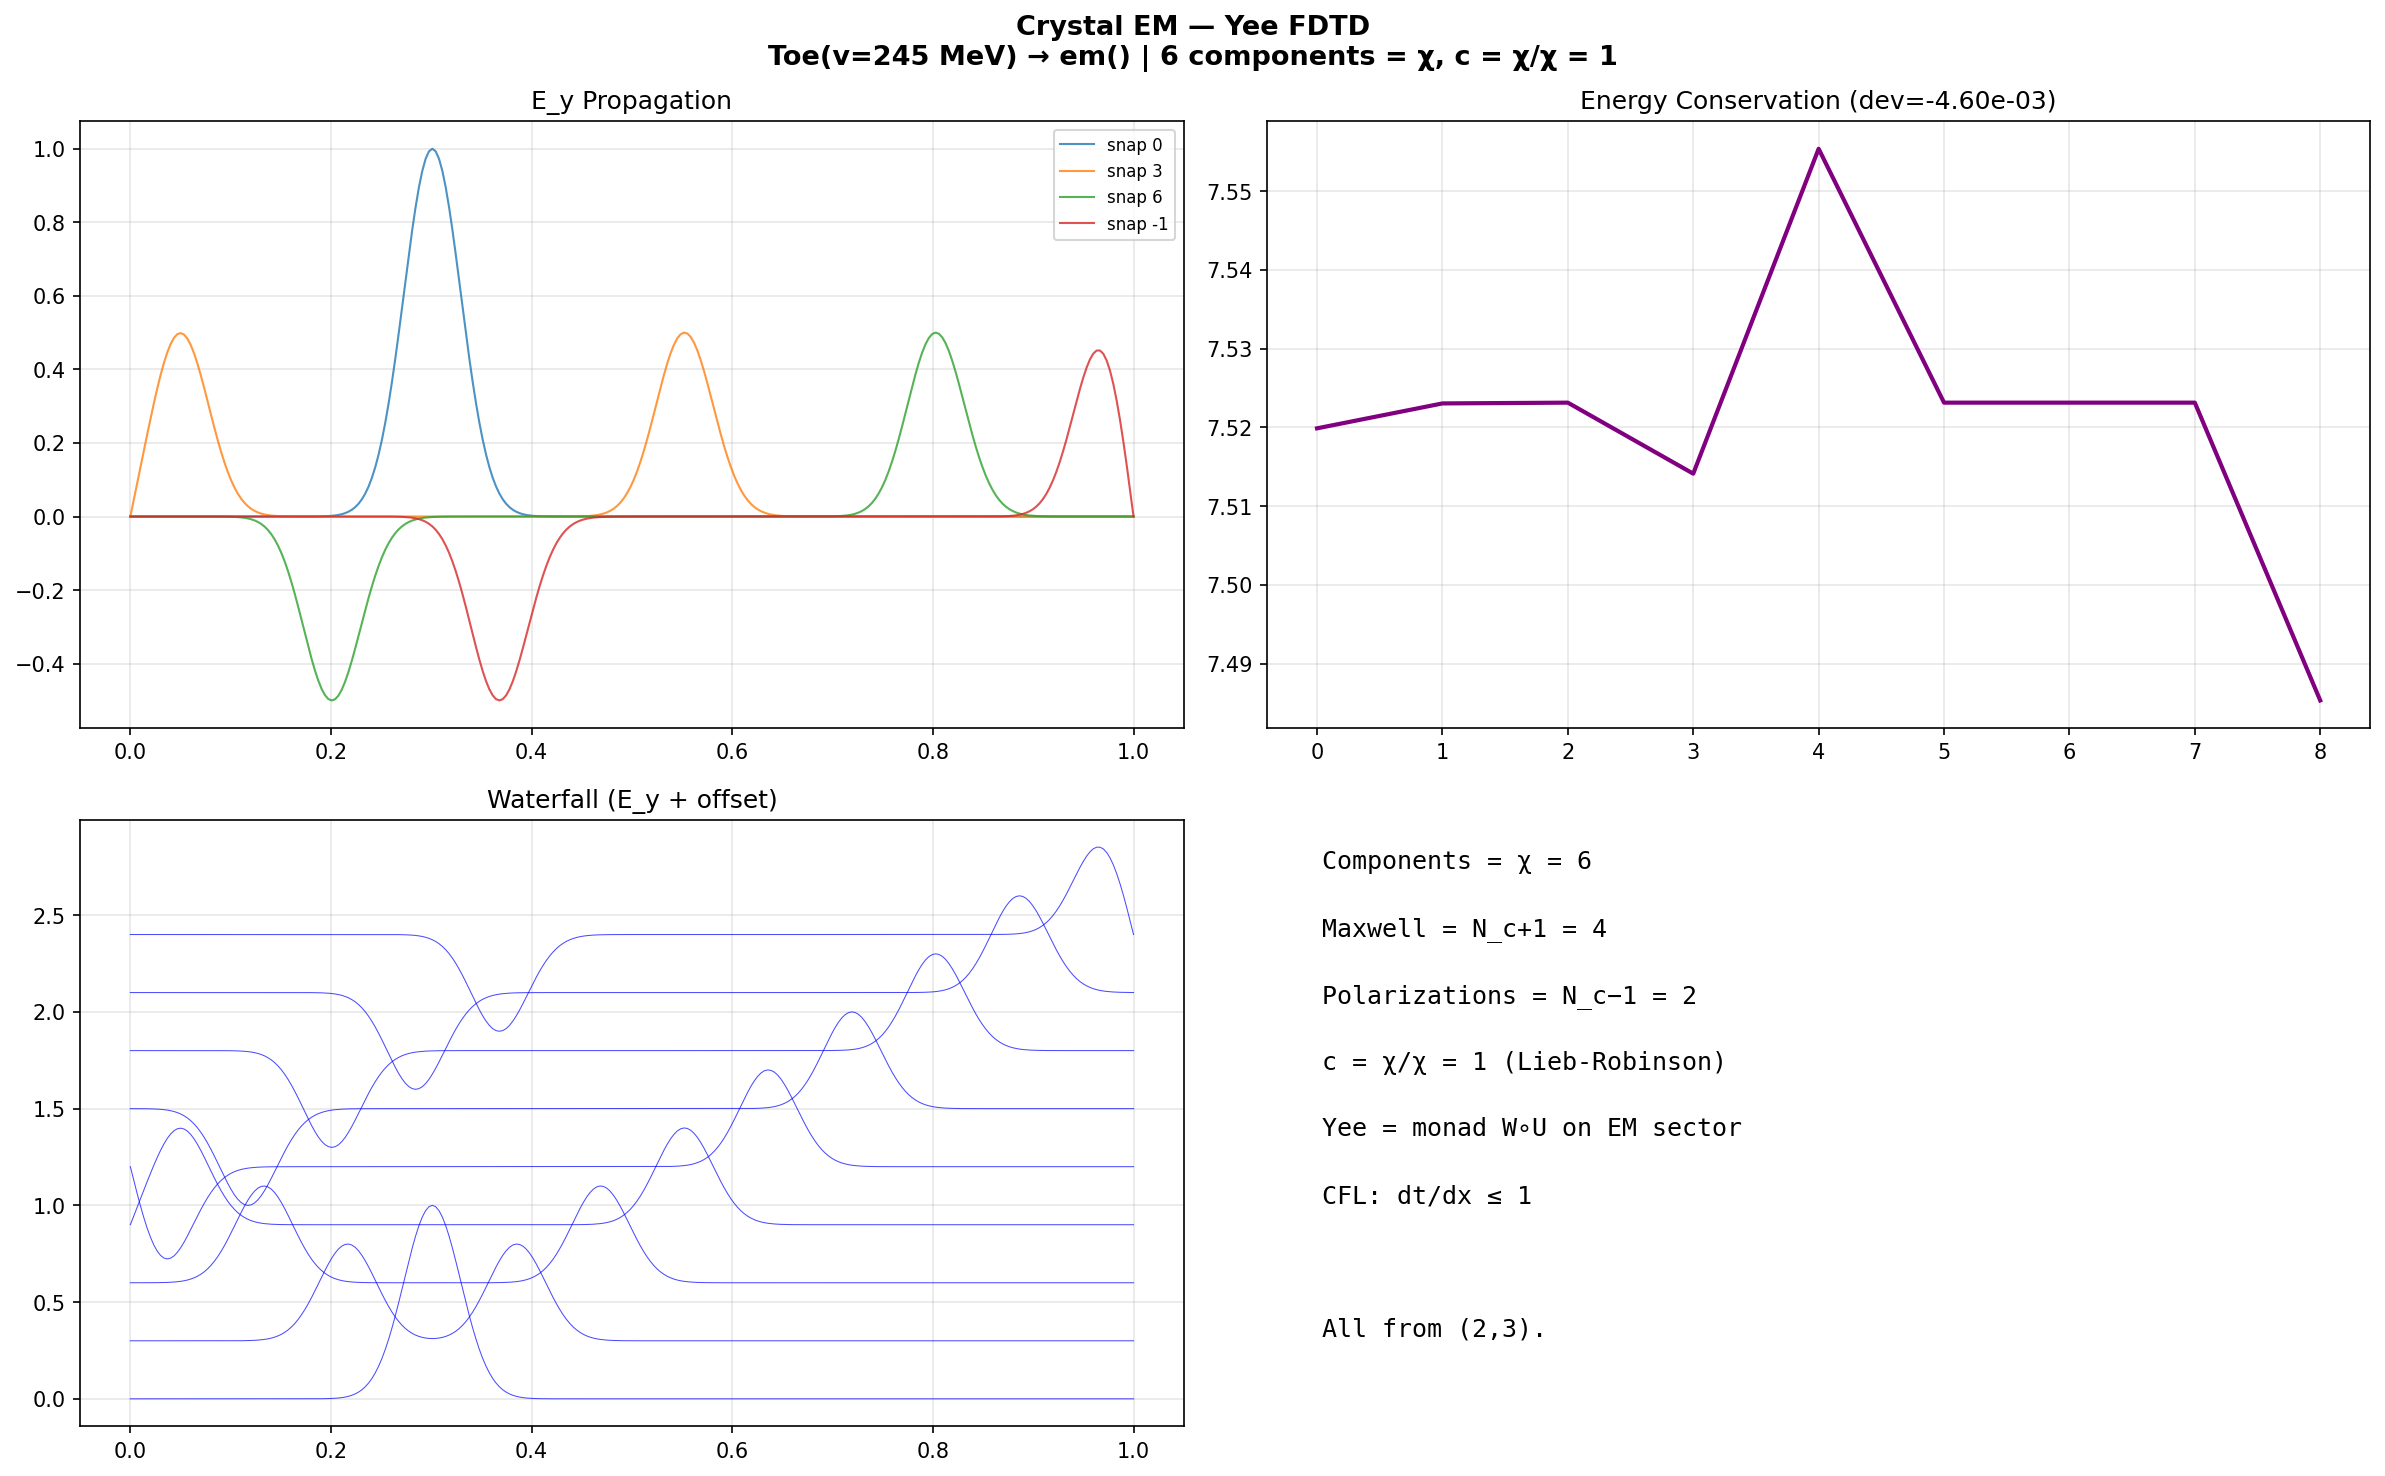

Write Python code to recreate this figure.
#!/usr/bin/env python3
"""Crystal EM — Yee FDTD: Gaussian pulse propagation at c = χ/χ = 1"""
import crystal_toe as ct
import numpy as np
import matplotlib.pyplot as plt

toe = ct.Toe(); em = toe.em()
print(f"EM components: {em.em_components()} = χ, Maxwell: {em.maxwell_equations()} = N_c+1")

ey_snaps, energies = em.simulate_pulse(300, 0.3, 0.04, 1.0, 0.5, 400, 50)

fig, axes = plt.subplots(2, 2, figsize=(16, 10))
fig.suptitle(f"Crystal EM — Yee FDTD\nToe(v={toe.vev():.0f} MeV) → em() | "
             f"{em.em_components()} components = χ, c = χ/χ = 1", fontsize=13, fontweight='bold')
x = np.linspace(0, 1, len(ey_snaps[0]))
for i, idx in enumerate([0, len(ey_snaps)//3, 2*len(ey_snaps)//3, -1]):
    axes[0][0].plot(x, ey_snaps[idx], linewidth=1, label=f'snap {idx}', alpha=0.8)
axes[0][0].set_title('E_y Propagation'); axes[0][0].legend(fontsize=8); axes[0][0].grid(True, alpha=0.3)

axes[0][1].plot(range(len(energies)), energies, 'purple', linewidth=2)
axes[0][1].set_title(f'Energy Conservation (dev={(energies[-1]-energies[0])/energies[0]:.2e})')
axes[0][1].grid(True, alpha=0.3)

# Waterfall plot
for i, ey in enumerate(ey_snaps):
    axes[1][0].plot(x, np.array(ey) + i*0.3, 'b-', linewidth=0.5, alpha=0.7)
axes[1][0].set_title('Waterfall (E_y + offset)'); axes[1][0].grid(True, alpha=0.3)

axes[1][1].axis('off')
for i, l in enumerate([f"Components = χ = {em.em_components()}", f"Maxwell = N_c+1 = {em.maxwell_equations()}",
    f"Polarizations = N_c−1 = {em.polarization_states()}", f"c = χ/χ = 1 (Lieb-Robinson)",
    f"Yee = monad W∘U on EM sector", f"CFL: dt/dx ≤ 1", "", "All from (2,3)."]):
    axes[1][1].text(0.05, 0.95-i*0.11, l, transform=axes[1][1].transAxes, fontsize=12, fontfamily='monospace', va='top')
plt.tight_layout(); plt.savefig('em_yee_fdtd.png', dpi=150, bbox_inches='tight'); plt.show()
